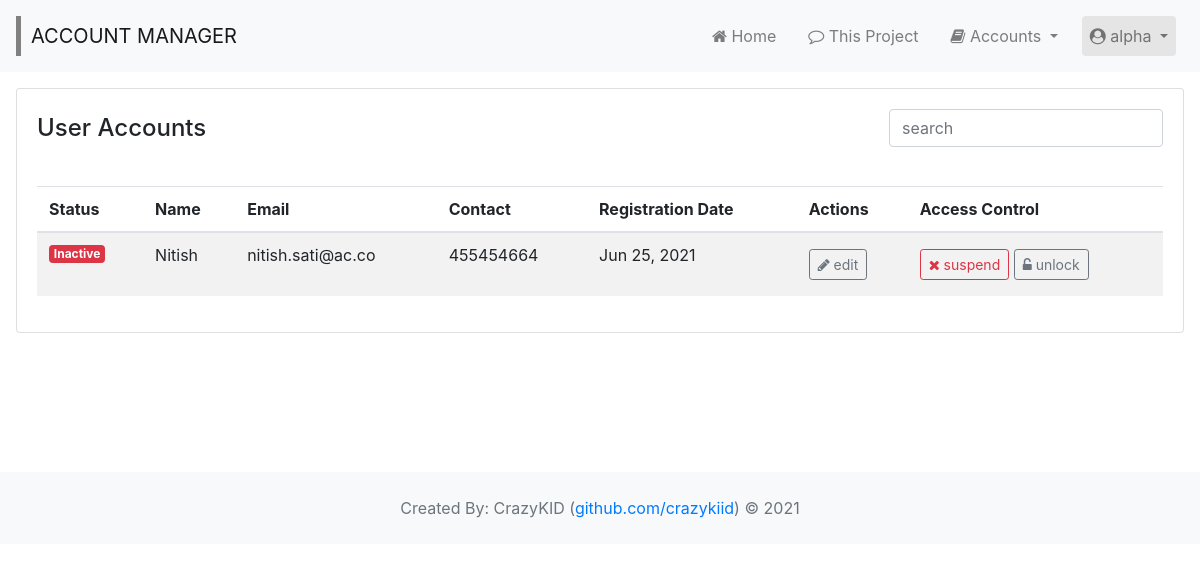
The app's page /accounts/inactive/ (signed in), older data.
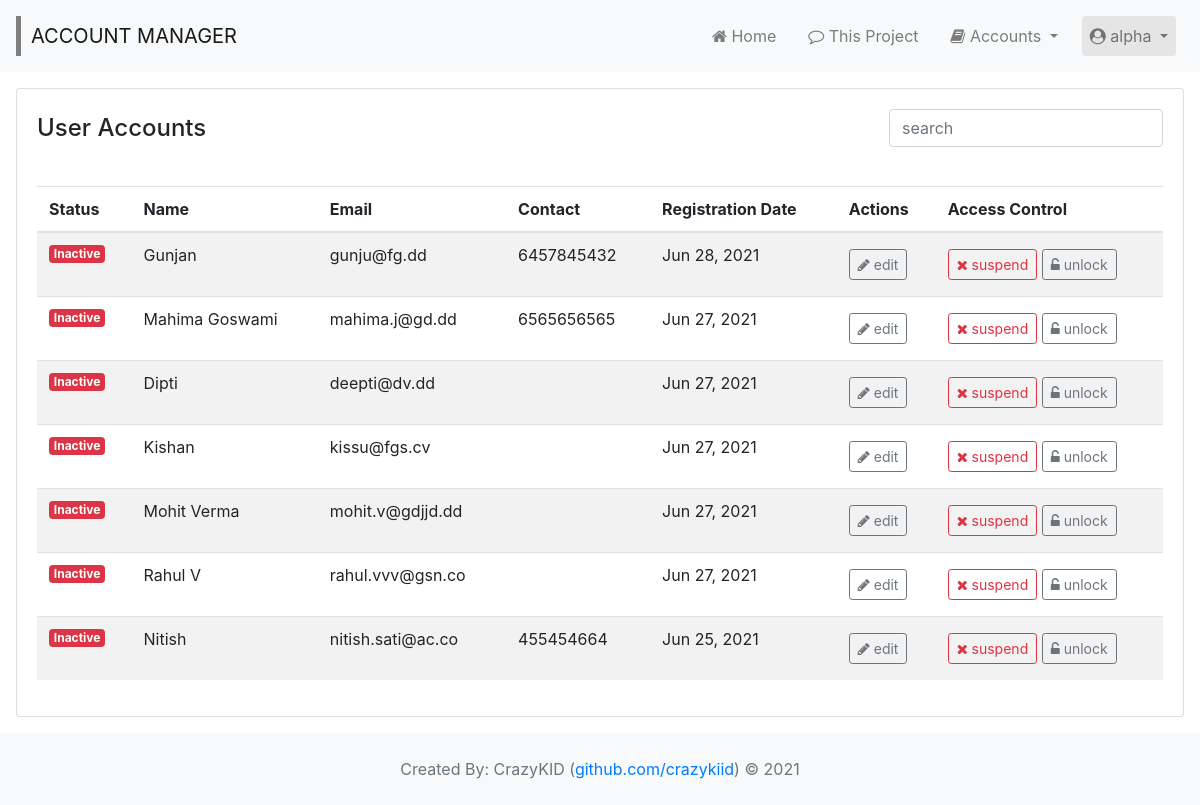
The same page, newer data.
### wsite/models.py (models this page shows, shortened)
class UserInfo(models.Model):
  user = models.OneToOneField(User, on_delete=models.CASCADE, primary_key=True)
  middle_name = models.CharField(max_length=64, blank=True)
  contact = models.CharField(max_length=16, blank=True)
  status = models.IntegerField(default=0)

### wsite/views.py (the view)
# urls.py: path('accounts/inactive/', views.usersDct, name = 'inactive_users'),
@login_required(login_url='/login/')
def usersDct(request):
  page_title = 'Inactive User Accounts'
  users_inactive = UserInfo.objects.filter(status=0, user__is_staff=0).order_by('-user__id')
  return render(request, 'accounts/inactive.html', { 'page_title' : page_title, 'users' : users_inactive })

### wsite/templates/accounts/inactive.html (shortened to what this page needs)
{% extends 'layout/layout.html' %}
{% load custom_tags %}
{% block page %}
{% include 'layout/header.html' %}
<div class="container-fluid p-3" style="min-height:400px">
	<section>
		<div class="card">
			<div class="card-body">
				<div class="d-flex flex-column flex-lg-row justify-content-between">
					<h4 style="padding:5px 0px 35px;">User Accounts</h4>
					<div class="form-group pull-right">
					    <input type="text" class="search form-control" placeholder="search">
					</div>
				</div>
				<div class="table-responsive">
				<table class="table table-striped">
					<thead>
					    <tr>
					      <th scope="col">Status</th>
					    	<th scope="col">Name</th>
					    	<th scope="col">Email</th>
					    	<th scope="col">Contact</th>
					    	<th scope="col">Registration Date</th>
					    	<th scope="col">Actions</th>
					    	<th scope="col">Access Control</th>
					    </tr>
					</thead>
					<tbody class="u-list">
						{% if users.count > 0 %}
						  {% for u in users %}
					    <tr>
					    	<td>
					    	  {% if u.status == 0 %}
					    	  <span class="badge badge-danger">Inactive</span
					    	  {% elif u.status == 1 %}
                  <span class="badge badge-success">Active</span>
                  {% elif u.status == 9 %}
                  <span class="badge badge-dark">Suspended</span>
                  {% else %}
                  <span class="badge badge-secondary">Unknown</span>
                  {% endif %}
					    	</td>
					    	<td>{{ u.user.first_name }} {{ u.middle_name }} {{ u.user.last_name }}</td>
					    	<td>{{ u.user.email }}</td>
					    	<td>{{ u.contact }}</td>
					    	<td>{{ u.user.date_joined|date:'M d, Y'}}</td>
					    	<td>
					    	  <a class="btn btn-outline-secondary btn-sm my-1" href="{% url 'update_user' u.user.id %}" role="button" data-toggle="tooltip" data-placement="bottom" title="Edit Account Details"><i class="fa fa-pencil" aria-hidden="true"></i> edit</a>
					    	</td>
					    	<td>
					    	  {% if u.status == 9 %}
								  <a class="btn btn-outline-success btn-sm my-1" href="{% url 'activate_user' u.user.id %}" role="button" data-toggle="tooltip" data-placement="bottom" title="Activate Account"><i class="fa fa-check" aria-hidden="true"></i> activate</a>
					    		{% elif u.status == 0 %}
					    		<a class="btn btn-outline-danger btn-sm my-1" href="{% url 'suspend_user' u.user.id %}" role="button" data-toggle="tooltip" data-placement="bottom" title="De-activate Account"><i class="fa fa-times" aria-hidden="true"></i> suspend</a>
					    		<a class="btn btn-outline-secondary btn-sm my-1" href="{% url 'unlock_user' u.user.id %}" role="button" data-toggle="tooltip" data-placement="bottom" title="Unlock Account"><i class="fa fa-unlock-alt" aria-hidden="true"></i> unlock</a>
					     		{% endif %}
					      </td>
					    </tr>
					    {% endfor %}
					  {% else %}
					    <tr>
					    	<td colspan="7" style="padding:1rem .75rem;">No User Found.</td>
					    </tr>
					  {% endif %}
				  </tbody>
				</table>
				</div>
			</div>
		</div>
	</section>
</div>
{% include 'layout/footer.html' %}
{% endblock page %}

Row changes from the older to the newer data that the page shows:
added UserInfo: status "Inactive", user.first_name "Gunjan", user.email "gunju@fg.dd", contact "6457845432", user.date_joined "Jun 28, 2021"
added UserInfo: status "Inactive", user.first_name "Mahima Goswami", user.email "mahima.j@gd.dd", contact "6565656565", user.date_joined "Jun 27, 2021"
added UserInfo: status "Inactive", user.first_name "Dipti", user.email "deepti@dv.dd", user.date_joined "Jun 27, 2021"
added UserInfo: status "Inactive", user.first_name "Kishan", user.email "kissu@fgs.cv", user.date_joined "Jun 27, 2021"
added UserInfo: status "Inactive", user.first_name "Mohit Verma", user.email "mohit.v@gdjjd.dd", user.date_joined "Jun 27, 2021"
added UserInfo: status "Inactive", user.first_name "Rahul V", user.email "rahul.vvv@gsn.co", user.date_joined "Jun 27, 2021"
